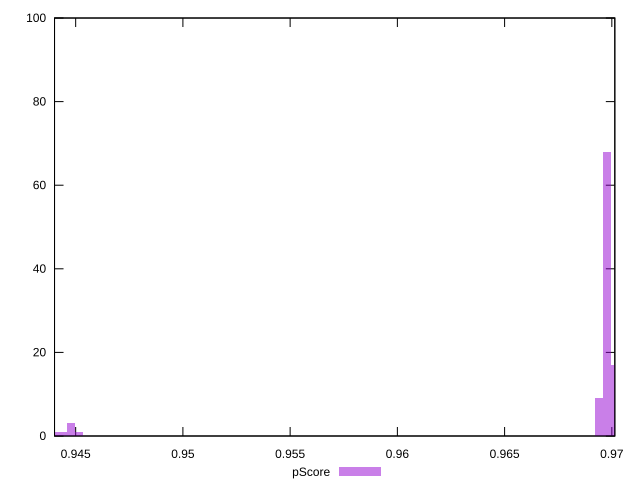

This chart was generated by the following gnuplot code:
reset

$pScore <<EOF
0.9701468838973772 17
0.9697736069124224 68
0.9694003299274677 9
0.9440174949505452 1
0.9451373259054094 1
0.9447640489204547 3
0.9443907719354999 1
EOF

set key outside below
set boxwidth 0.00037327698495474306
set xrange [0.944014244639886:0.9701394823331744]
set yrange [0:100]
set trange [0:100]
set style fill transparent solid 0.5 noborder
set terminal svg size 640, 490 enhanced background rgb 'white'
set output "report_00008_2021-01-22T20:58:29.167/first-meaningful-paint/samples/pages+cached+noexternal+nosvg/pScore/histogram.svg"

plot $pScore title "pScore" with boxes

reset
